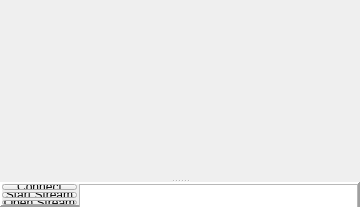
         <widget class="QSplitter" name="mainLeftV">
          <property name="sizePolicy">
           <sizepolicy hsizetype="Preferred" vsizetype="MinimumExpanding">
            <horstretch>5</horstretch>
            <verstretch>0</verstretch>
           </sizepolicy>
          </property>
          <property name="sizeIncrement">
           <size>
            <width>0</width>
            <height>0</height>
           </size>
          </property>
          <property name="orientation">
           <enum>Qt::Vertical</enum>
          </property>
          <property name="handleWidth">
           <number>2</number>
          </property>
          <widget class="VlcWidgetVideo" name="widget_Video" native="true">
           <property name="sizePolicy">
            <sizepolicy hsizetype="Preferred" vsizetype="Preferred">
             <horstretch>0</horstretch>
             <verstretch>255</verstretch>
            </sizepolicy>
           </property>
           <property name="minimumSize">
            <size>
             <width>360</width>
             <height>180</height>
            </size>
           </property>
          </widget>
          <widget class="QFrame" name="frame_logAndOther">
           <property name="sizePolicy">
            <sizepolicy hsizetype="Preferred" vsizetype="Preferred">
             <horstretch>0</horstretch>
             <verstretch>0</verstretch>
            </sizepolicy>
           </property>
           <property name="minimumSize">
            <size>
             <width>0</width>
             <height>25</height>
            </size>
           </property>
           <property name="frameShape">
            <enum>QFrame::Panel</enum>
           </property>
           <property name="frameShadow">
            <enum>QFrame::Raised</enum>
           </property>
           <property name="lineWidth">
            <number>2</number>
           </property>
           <layout class="QGridLayout" name="gridLayout_13">
            <property name="leftMargin">
             <number>0</number>
            </property>
            <property name="topMargin">
             <number>0</number>
            </property>
            <property name="rightMargin">
             <number>0</number>
            </property>
            <property name="bottomMargin">
             <number>0</number>
            </property>
            <property name="spacing">
             <number>0</number>
            </property>
            <item row="0" column="0">
             <layout class="QHBoxLayout" name="logAndOther">
              <property name="spacing">
               <number>2</number>
              </property>
              <property name="sizeConstraint">
               <enum>QLayout::SetMinimumSize</enum>
              </property>
              <item>
               <layout class="QVBoxLayout" name="layout_Connect">
                <item>
                 <widget class="QPushButton" name="pushButton_Connect">
                  <property name="sizePolicy">
                   <sizepolicy hsizetype="Minimum" vsizetype="Fixed">
                    <horstretch>0</horstretch>
                    <verstretch>0</verstretch>
                   </sizepolicy>
                  </property>
                  <property name="maximumSize">
                   <size>
                    <width>75</width>
                    <height>16777215</height>
                   </size>
                  </property>
                  <property name="text">
                   <string>Connect</string>
                  </property>
                 </widget>
                </item>
                <item>
                 <widget class="QPushButton" name="pushButton_StartStream">
                  <property name="maximumSize">
                   <size>
                    <width>75</width>
                    <height>16777215</height>
                   </size>
                  </property>
                  <property name="text">
                   <string>Start Stream</string>
                  </property>
                 </widget>
                </item>
                <item>
                 <widget class="QPushButton" name="pushButton_OpenStream">
                  <property name="sizePolicy">
                   <sizepolicy hsizetype="Minimum" vsizetype="Preferred">
                    <horstretch>0</horstretch>
                    <verstretch>0</verstretch>
                   </sizepolicy>
                  </property>
                  <property name="maximumSize">
                   <size>
                    <width>75</width>
                    <height>16777215</height>
                   </size>
                  </property>
                  <property name="locale">
                   <locale language="Russian" country="Russia"/>
                  </property>
                  <property name="text">
                   <string>Open Stream</string>
                  </property>
                 </widget>
                </item>
                <item>
                 <spacer name="verticalSpacer">
                  <property name="orientation">
                   <enum>Qt::Vertical</enum>
                  </property>
                  <property name="sizeHint" stdset="0">
                   <size>
                    <width>20</width>
                    <height>40</height>
                   </size>
                  </property>
                 </spacer>
                </item>
               </layout>
              </item>
              <item>
               <widget class="QTextEdit" name="textEdit_Log">
                <property name="sizePolicy">
                 <sizepolicy hsizetype="Expanding" vsizetype="Preferred">
                  <horstretch>0</horstretch>
                  <verstretch>0</verstretch>
                 </sizepolicy>
                </property>
                <property name="minimumSize">
                 <size>
                  <width>0</width>
                  <height>25</height>
                 </size>
                </property>
                <property name="readOnly">
                 <bool>true</bool>
                </property>
               </widget>
              </item>
             </layout>
            </item>
           </layout>
          </widget>
         </widget>
